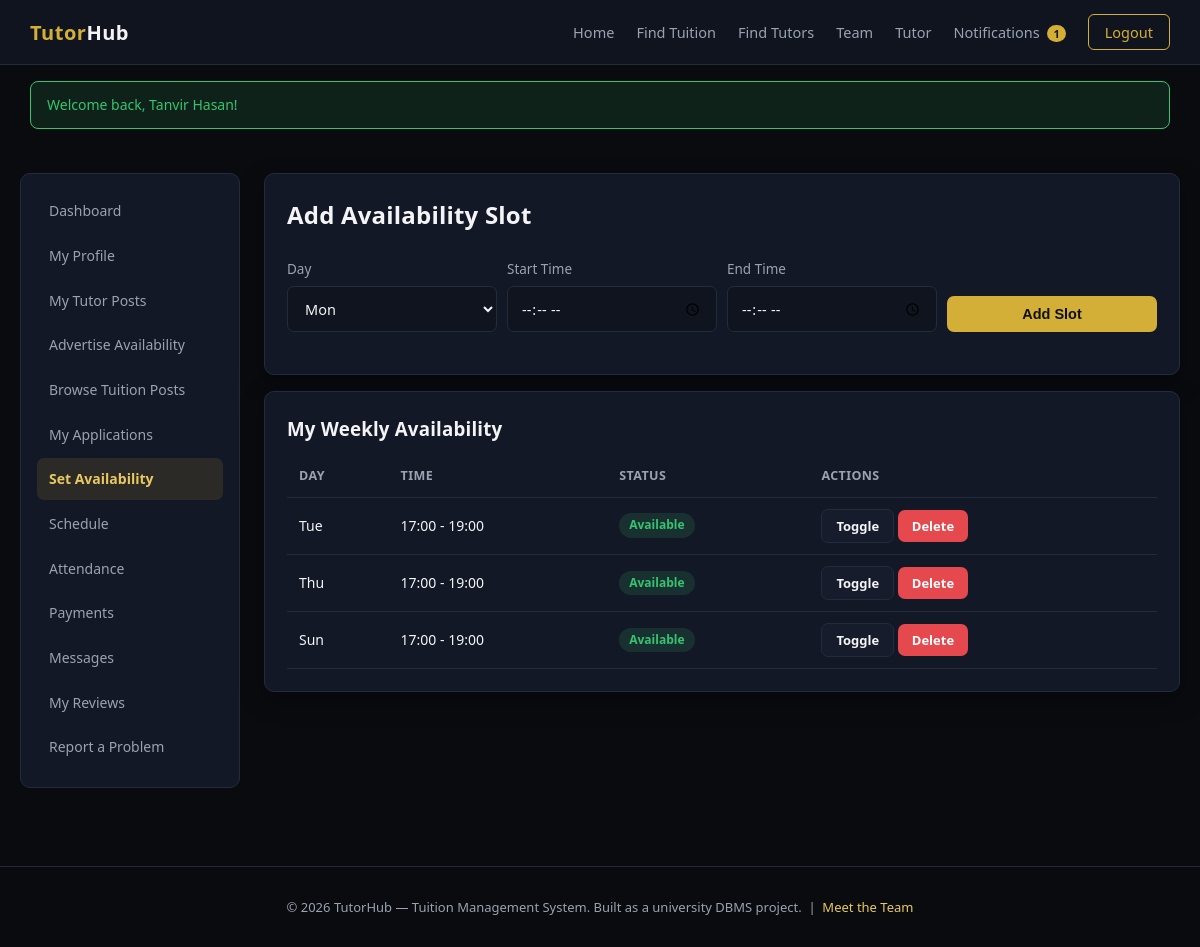
The page /tutor/availability.php (signed in) on the database its author committed.
### tables this page shows
CREATE TABLE tutor_availability (
    availability_id INT AUTO_INCREMENT PRIMARY KEY,
    tutor_profile_id INT NOT NULL,
    day_of_week ENUM('Mon','Tue','Wed','Thu','Fri','Sat','Sun') NOT NULL,
    start_time TIME NOT NULL,
    end_time TIME NOT NULL,
    is_available TINYINT(1) NOT NULL DEFAULT 1,
    CONSTRAINT fk_avail_tutor FOREIGN KEY (tutor_profile_id) REFERENCES tutor_profiles(tutor_profile_id) ON DELETE CASCADE,
    INDEX idx_avail_tutor_day (tutor_profile_id, day_of_week)
);

### includes/functions.php (called while the page is built, shortened)
<?php
function e(string $value): string
{
    return htmlspecialchars($value, ENT_QUOTES, 'UTF-8');
}

### includes/csrf.php (called while the page is built, shortened)
<?php
function csrfToken(): string
{
    return $_SESSION['csrf_token'];
}

### tutor/availability.php (the view, shortened to what this page needs)
<?php
$db = getDB();
$tpId = currentTutorProfileId();
$slots = $db->prepare('SELECT * FROM tutor_availability WHERE tutor_profile_id = ? ORDER BY FIELD(day_of_week,"Mon","Tue","Wed","Thu","Fri","Sat","Sun"), start_time');
$slots->execute([$tpId]);
$slots = $slots->fetchAll();
include __DIR__ . '/../includes/header.php';
?>
<div class="dash-layout">
    <?php include __DIR__ . '/../includes/sidebar_tutor.php'; ?>
    <div>
        <div class="card">
            <h2>Add Availability Slot</h2>
            <form method="POST" action="" class="filter-bar">
                <div>
                    <label>Day</label>
                    <select name="day_of_week" required>
                        <?php foreach (['Mon','Tue','Wed','Thu','Fri','Sat','Sun'] as $d): ?>
                            <option value="<?= $d ?>"><?= $d ?></option>
                        <?php endforeach; ?>
                    </select>
                </div>
                <div><label>Start Time</label><input type="time" name="start_time" required></div>
                <div><label>End Time</label><input type="time" name="end_time" required></div>
                <div><button type="submit" name="add" value="1" class="btn btn-primary btn-block">Add Slot</button></div>
            </form>
        </div>
        <div class="card mt-2">
            <h3>My Weekly Availability</h3>
            <?php if (!$slots): ?>
                <p class="empty-state">No availability slots added yet.</p>
            <?php else: ?>
            <table>
                <tr><th>Day</th><th>Time</th><th>Status</th><th>Actions</th></tr>
                <?php foreach ($slots as $s): ?>
                <tr>
                    <td><?= e($s['day_of_week']) ?></td>
                    <td><?= e(substr($s['start_time'],0,5)) ?> - <?= e(substr($s['end_time'],0,5)) ?></td>
                    <td><span class="badge badge-<?= $s['is_available']?'active':'closed' ?>"><?= $s['is_available']?'Available':'Unavailable' ?></span></td>
                    <td>
                        <a href="?toggle=<?= (int)$s['availability_id'] ?>&csrf_token=<?= e(csrfToken()) ?>" class="btn btn-secondary btn-sm">Toggle</a>
                        <a href="?delete=<?= (int)$s['availability_id'] ?>&csrf_token=<?= e(csrfToken()) ?>" class="btn btn-danger btn-sm" onclick="return confirm('Remove this slot?')">Delete</a>
                    </td>
                </tr>
                <?php endforeach; ?>
            </table>
            <?php endif; ?>
        </div>
    </div>
</div>
<?php include __DIR__ . '/../includes/footer.php'; ?>

### assets/css/style.css (style rules this page uses)
:root { --bg-black: #0a0b0f; --bg-navy: #10141f; --bg-navy-light: #161c2c; --bg-card: #131826; --border-subtle: #232b3d; --gold: #d4af37; --gold-light: #e8c95f; --text-white: #f4f4f6; --text-muted: #9aa2b1; --danger: #e5484d; --success: #35c46f; --warning: #f0a83c; --radius: 10px; --shadow: 0 8px 24px rgba(0,0,0,0.35); }
* { box-sizing: border-box; }
body { margin: 0; font-family: 'Segoe UI', 'Inter', Roboto, Arial, sans-serif; background: var(--bg-black); color: var(--text-white); line-height: 1.55; }
a { color: var(--gold-light); text-decoration: none; }
h1, h2, h3, h4 { font-weight: 600; letter-spacing: 0.2px; margin: 0 0 12px; }
.btn { display: inline-block; padding: 10px 22px; border-radius: 7px; border: none; font-size: 14.5px; font-weight: 600; cursor: pointer; transition: 0.15s ease; }
.btn-primary { background: var(--gold); color: #101010; }
.btn-danger { background: var(--danger); color: #fff; }
.btn-secondary { background: var(--bg-navy-light); color: var(--text-white); border: 1px solid var(--border-subtle); }
.btn-sm { padding: 6px 14px; font-size: 13px; }
.btn-block { width: 100%; text-align: center; }
.card { background: var(--bg-card); border: 1px solid var(--border-subtle); border-radius: var(--radius); padding: 22px; box-shadow: var(--shadow); }
.card + .card { margin-top: 16px; }
label { display: block; margin: 14px 0 6px; font-size: 13.5px; color: var(--text-muted); }
input, select, textarea { width: 100%; padding: 11px 13px; border-radius: 7px; border: 1px solid var(--border-subtle); background: var(--bg-navy); color: var(--text-white); font-size: 14.5px; font-family: inherit; }
table { width: 100%; border-collapse: collapse; font-size: 14px; }
th, td { padding: 11px 12px; border-bottom: 1px solid var(--border-subtle); text-align: left; }
th { color: var(--text-muted); font-weight: 600; font-size: 12.5px; text-transform: uppercase; letter-spacing: 0.4px; }
.badge { display: inline-block; padding: 3px 10px; border-radius: 20px; font-size: 12px; font-weight: 600; }
.badge-open, .badge-active, .badge-accepted, .badge-paid, .badge-present, .badge-completed, .badge-resolved { background: rgba(53,196,111,0.15); color: var(--success); }
.dash-layout { display: grid; grid-template-columns: 220px 1fr; gap: 24px; padding: 28px 20px; max-width: 1280px; margin: 0 auto; }
.mt-2 { margin-top: 16px; }
.filter-bar { display: flex; gap: 10px; flex-wrap: wrap; align-items: end; margin-bottom: 20px; }
.filter-bar > div { flex: 1; min-width: 140px; }

### rows shown on the page
tutor_availability: day_of_week "Tue", start_time "17:00", end_time "19:00", is_available "Available"
tutor_availability: day_of_week "Thu", start_time "17:00", end_time "19:00", is_available "Available"
tutor_availability: day_of_week "Sun", start_time "17:00", end_time "19:00", is_available "Available"

### other values the page prints
$c "1"
$f['message'] "Welcome back, Tanvir Hasan!"
form field day_of_week "Mon"
